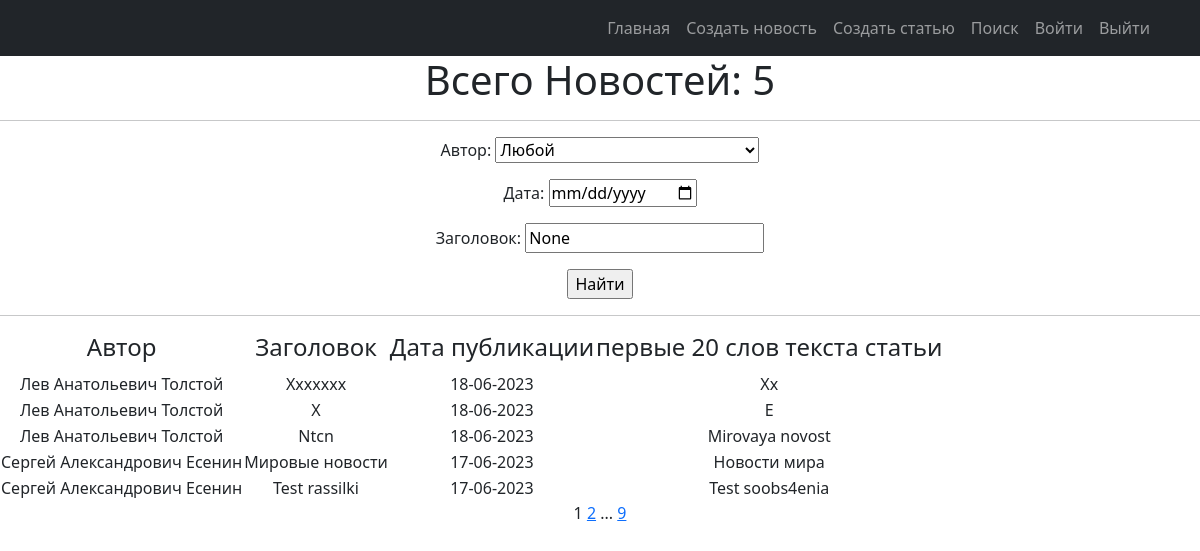
Page /news/search/ on the earlier database version.
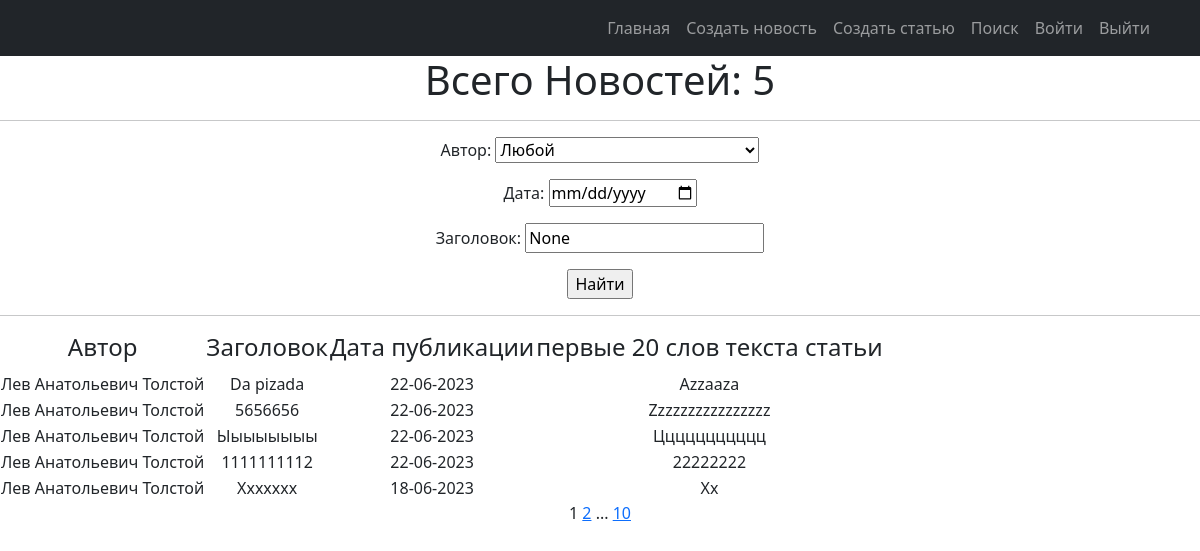
Same page on the later database version.
### news/models.py (models this page shows, shortened)
class Post(models.Model):
    objects = None
    article = 'AR'
    news = 'NE'
    POST = [
        (news, 'Новость'),
        (article, 'Статья')
    ]
    title = models.TextField(max_length=50)
    author = models.ForeignKey(Author, on_delete=models.CASCADE)
    time_in_comment = models.DateTimeField(auto_now_add=True)  #default=django.utils.timezone.now
    choice_title = models.CharField(max_length=2, choices=POST)
    post_text = models.TextField(max_length=500)
    categories = models.ManyToManyField('Category', through='PostCategory')
    rating_post = models.IntegerField(default=0)

class Author(models.Model):
    user_author = models.OneToOneField(User, on_delete=models.CASCADE)
    user_rating = models.IntegerField(default=0)
    def __str__(self):
        return f'{self.user_author.first_name}'

### news/views.py (the view)
# urls.py: path('news/search/', PostSearch.as_view()),
class PostSearch(ListView):
    model = Post
    ordering = '-time_in_comment'
    template_name = 'news_search.html'
    context_object_name = 'posts'
    paginate_by = 5
    def get_queryset(self):
        queryset = super().get_queryset()
        self.filterset = PostFilter(self.request.GET, queryset=queryset)
        return self.filterset.qs
    def get_context_data(self, **kwargs):
        context = super().get_context_data(**kwargs)
        context['filterset'] = self.filterset
        context['curr_date'] = self.request.GET.get('time_in_comment__date__gte')
        context['curr_title'] = self.request.GET.get('title__icontains')
        return context

### news/templatetags/censure.py (called while the page is built)
@register.filter()
def censor(word):
    def multiple_replace(texts, replace_value):
        for i, j in replace_value.items():
            texts = texts.lower().replace(i, j)
        return texts
    replace_values = {'модели': 'м*****',
                      'джигурда': 'д*******',
                      'однако': 'о*****',
                      'директор': 'д*******',
                      'повтор': 'п*****'
                      }
    word = multiple_replace(word, replace_values)
    return word.capitalize()

### news/templatetags/custom_tags.py (called while the page is built)
@register.simple_tag(takes_context=True)
def url_replace(context, **kwargs):
   d = context['request'].GET.copy()
   for k, v in kwargs.items():
       d[k] = v
   return d.urlencode()

### templates/news_search.html (shortened to what this page needs)
{% extends 'flatpages/default.html' %}
{% load custom_tags %}
{% block content %}
{% load censure %}
    <h1>Всего Новостей: {{ posts |length }} </h1>
    <hr>
    <form action="" method="get">
        <label >Автор:</label>
                {{ filterset.form.author }}
        <div>
             <label >Дата:</label>
            <input   type="date"  name="time_in_comment__date__gte" value="{{curr_date}}">
        </div>
              <label >Заголовок:</label>
                  <input type="text"  name="title__icontains" value="{{ curr_title }}">
        <p> <input type="submit" value="Найти" /></p>
   </form>
    <hr>
    {% if posts %}
        <table >
            <tr>
                <td><h4>Автор</h4></td>
                <td><h4>Заголовок</h4></td>
                <td><h4>Дата публикации</h4></td>
                <td><h4>первые 20 слов текста статьи</h4></td>
            </tr>
            {% for news in posts %}
            <tr>
                <td>{{ news.author.user_author.first_name }}</td>
                <td>{{ news.title | censor }}</td>
                <td>{{ news.time_in_comment |date:'j-m-Y'  }}</td>
                <td>{{ news.post_text |truncatewords:20 | censor }}</td>
            </tr>
            {% endfor %}
        </table>
    {% else %}
        <h2>Новостей нет!</h2>
    {% endif %}
   {{ page_obj.number }}
   {% if page_obj.has_next %}
       <a href="?{% url_replace page=page_obj.next_page_number %}">{{ page_obj.next_page_number }}</a>
       {% if paginator.num_pages != page_obj.next_page_number %}
           ...
           <a href="?{% url_replace page=page_obj.paginator.num_pages %}">{{ page_obj.paginator.num_pages }}</a>
       {% endif %}
   {% endif %}
{% endblock content %}

Differences in the rows shown:
no longer on this page (row unchanged): Post: author.user_author.first_name "Лев Анатольевич Толстой", title|censor "X", time_in_comment "18-06-2023", post_text|censor "E"
no longer on this page (row unchanged): Post: author.user_author.first_name "Лев Анатольевич Толстой", title|censor "Ntcn", time_in_comment "18-06-2023", post_text|censor "Mirovaya novost"
no longer on this page (row unchanged): Post: author.user_author.first_name "Сергей Александрович Есенин", title|censor "Мировые новости", time_in_comment "17-06-2023", post_text|censor "Новости мира"
no longer on this page (row unchanged): Post: author.user_author.first_name "Сергей Александрович Есенин", title|censor "Test rassilki", time_in_comment "17-06-2023", post_text|censor "Test soobs4enia"
added Post: author.user_author.first_name "Лев Анатольевич Толстой", title|censor "Da pizada", time_in_comment "22-06-2023", post_text|censor "Azzaaza"
added Post: author.user_author.first_name "Лев Анатольевич Толстой", title|censor "5656656", time_in_comment "22-06-2023", post_text|censor "Zzzzzzzzzzzzzzzz"
added Post: author.user_author.first_name "Лев Анатольевич Толстой", title|censor "Ыыыыыыыы", time_in_comment "22-06-2023", post_text|censor "Ццццццццццц"
added Post: author.user_author.first_name "Лев Анатольевич Толстой", title|censor "1111111112", time_in_comment "22-06-2023", post_text|censor "22222222"
Other differences:
{{ page_obj.paginator.num_pages }}: "9" → "10"
